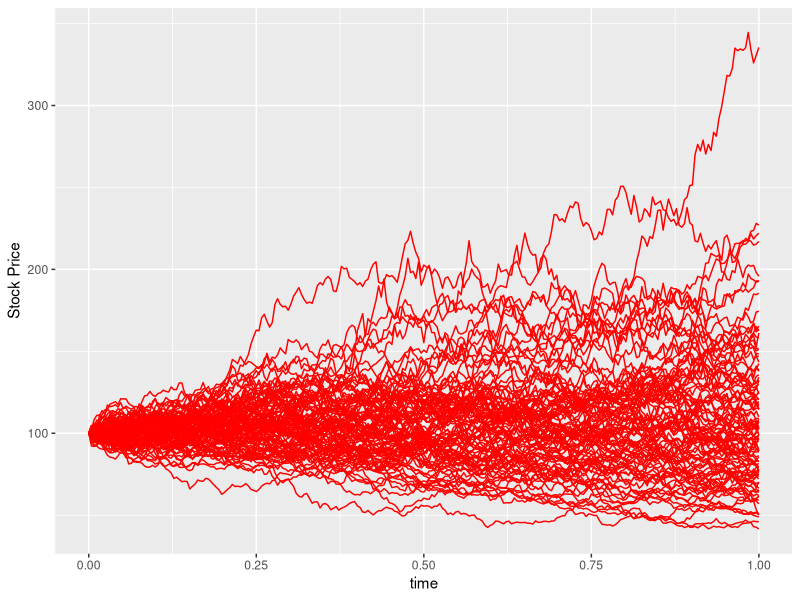
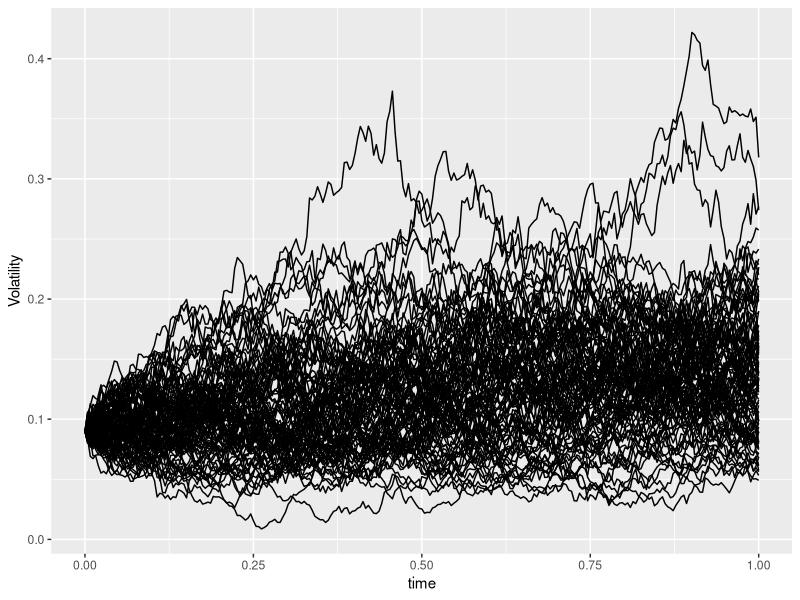
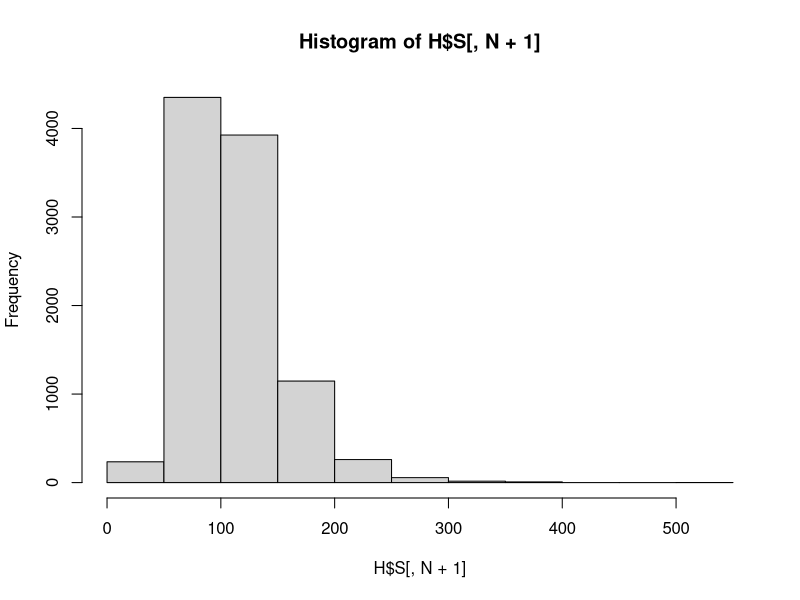

The R source for these figures, in order:
#USing Heston's stochastic volatility model for the real world using an Euler scheme 
#Simulating 10,000 paths over 1 year horizo using given parameters
#Output: plotting asset price paths and volatility paths


myHeston <- function(M,N,t,mu,alpha,b,volvol,S0,V0){
  dt <- t/N
  sqdt <- sqrt(dt)
  S <- V <- matrix(NA,ncol=N+1,nrow=M)
  S[,1] <- S0
  V[,1] <- V0
  for (i in 1:N){
    Z1 <- matrix(rnorm(M),ncol=1)
    Z2 <- matrix(rnorm(M),ncol=1)
    S[,i+1] <- S[,i] + mu*S[,i]*dt +
      sqrt(V[,i])*S[,i]*sqdt*Z1
    V[,i+1] <- V[,i] + alpha*(b - V[,i])*dt +
      volvol*sqrt(V[,i])*sqdt*Z2
  }
  out <- list("S"=S,"V"=V)
  return(out)
}
# parameters:
M <- 10000
N <- 252
t <- 1
mu <- 0.1
alpha <- 2
b <- 0.4^2
volvol <-0.3
V0 <- 0.09
S0 <- 100
H <- myHeston(M,N,t,mu,alpha,b,volvol,S0,V0)
time <- as.matrix(seq(0,t,length=N+1),ncol=1)
S1 <- t(H$S)
V1 <- t(H$V)
df1 <- as.data.frame(cbind(time,S1))
df2 <- as.data.frame(cbind(time,V1))
# Plot some paths:
mP <- 100 #limit the number of paths being plotted
Anames <- rep("",mP)
for (i in 1:mP){
  Anames[i] <- paste("A",i,sep="")
}
names(df1) <- c("time", Anames)
names(df2) <- c("time", Anames)

library("reshape")
library("ggplot2")
df1.melted <- melt(df1[,c(1:mP)], id = "time")
df2.melted <- melt(df2[,c(1:mP)], id = "time")
plot.stocks <- ggplot() +
  geom_line(data = df1.melted, aes(x = time, y = value, factor=variable),color="red") +
  xlab('time') +
  ylab('Stock Price')
print(plot.stocks)
plot.vol <- ggplot() +
  geom_line(data = df2.melted, aes(x = time, y = value, factor=variable),color="black") +
  xlab('time') +
  ylab('Volatility')
print(plot.vol)

hist(H$S[,N+1])
mean(H$S[,N+1])
